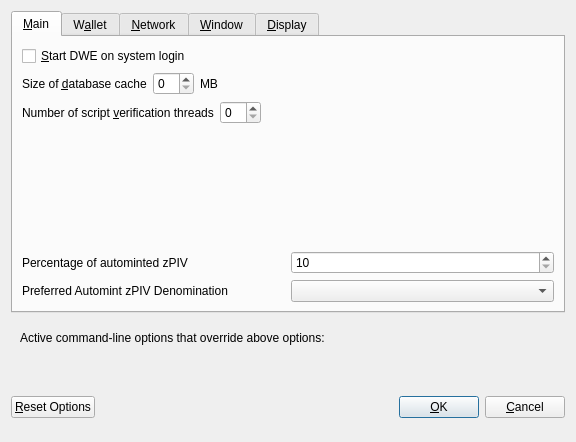
<?xml version="1.0" encoding="UTF-8"?>
<ui version="4.0">
 <class>OptionsDialog</class>
 <widget class="QDialog" name="OptionsDialog">
  <property name="geometry">
   <rect>
    <x>0</x>
    <y>0</y>
    <width>576</width>
    <height>442</height>
   </rect>
  </property>
  <property name="windowTitle">
   <string>Options</string>
  </property>
  <property name="modal">
   <bool>true</bool>
  </property>
  <layout class="QVBoxLayout" name="verticalLayout">
   <item>
    <widget class="QTabWidget" name="tabWidget">
     <property name="currentIndex">
      <number>0</number>
     </property>
     <widget class="QWidget" name="tabMain">
      <attribute name="title">
       <string>&amp;Main</string>
      </attribute>
      <layout class="QVBoxLayout" name="verticalLayout_Main">
       <item>
        <widget class="QCheckBox" name="bitcoinAtStartup">
         <property name="toolTip">
          <string>Automatically start DWE after logging in to the system.</string>
         </property>
         <property name="text">
          <string>&amp;Start DWE on system login</string>
         </property>
        </widget>
       </item>
       <item>
        <layout class="QHBoxLayout" name="horizontalLayout_2_Main">
         <item>
          <widget class="QLabel" name="databaseCacheLabel">
           <property name="text">
            <string>Size of &amp;database cache</string>
           </property>
           <property name="textFormat">
            <enum>Qt::PlainText</enum>
           </property>
           <property name="buddy">
            <cstring>databaseCache</cstring>
           </property>
          </widget>
         </item>
         <item>
          <widget class="QSpinBox" name="databaseCache"/>
         </item>
         <item>
          <widget class="QLabel" name="databaseCacheUnitLabel">
           <property name="text">
            <string>MB</string>
           </property>
           <property name="textFormat">
            <enum>Qt::PlainText</enum>
           </property>
          </widget>
         </item>
         <item>
          <spacer name="horizontalSpacer_2_Main">
           <property name="orientation">
            <enum>Qt::Horizontal</enum>
           </property>
           <property name="sizeHint" stdset="0">
            <size>
             <width>40</width>
             <height>20</height>
            </size>
           </property>
          </spacer>
         </item>
        </layout>
       </item>
       <item>
        <layout class="QHBoxLayout" name="horizontalLayout_3_Main">
         <item>
          <widget class="QLabel" name="threadsScriptVerifLabel">
           <property name="text">
            <string>Number of script &amp;verification threads</string>
           </property>
           <property name="textFormat">
            <enum>Qt::PlainText</enum>
           </property>
           <property name="buddy">
            <cstring>threadsScriptVerif</cstring>
           </property>
          </widget>
         </item>
         <item>
          <widget class="QSpinBox" name="threadsScriptVerif">
           <property name="toolTip">
            <string>(0 = auto, &lt;0 = leave that many cores free)</string>
           </property>
          </widget>
         </item>
         <item>
          <spacer name="horizontalSpacer_3_Main">
           <property name="orientation">
            <enum>Qt::Horizontal</enum>
           </property>
           <property name="sizeHint" stdset="0">
            <size>
             <width>40</width>
             <height>20</height>
            </size>
           </property>
          </spacer>
         </item>
        </layout>
       </item>
       <item>
        <spacer name="verticalSpacer_2">
         <property name="orientation">
          <enum>Qt::Vertical</enum>
         </property>
         <property name="sizeHint" stdset="0">
          <size>
           <width>20</width>
           <height>40</height>
          </size>
         </property>
        </spacer>
       </item>
       <item>
        <layout class="QHBoxLayout" name="horizontalLayout_3">
         <item>
          <widget class="QLabel" name="percentage_label">
           <property name="toolTip">
            <string>Percentage of incoming PIV which get automatically converted to zPIV via Zerocoin Protocol (min: 10%)</string>
           </property>
           <property name="text">
            <string>Percentage of autominted zPIV</string>
           </property>
          </widget>
         </item>
         <item>
          <widget class="QSpinBox" name="zeromintPercentage">
           <property name="minimum">
            <number>10</number>
           </property>
           <property name="maximum">
            <number>100</number>
           </property>
          </widget>
         </item>
        </layout>
       </item>
       <item>
        <layout class="QHBoxLayout" name="horizontalLayout" stretch="0,0">
         <property name="sizeConstraint">
          <enum>QLayout::SetFixedSize</enum>
         </property>
         <item>
          <widget class="QLabel" name="labelPreferredDenom">
           <property name="maximumSize">
            <size>
             <width>16777215</width>
             <height>16777215</height>
            </size>
           </property>
           <property name="toolTip">
            <string>Wait with automatic conversion to Zerocoin until enough PIV for this denomination is available</string>
           </property>
           <property name="text">
            <string>Preferred Automint zPIV Denomination</string>
           </property>
          </widget>
         </item>
         <item>
          <widget class="QComboBox" name="preferredDenom">
           <property name="maximumSize">
            <size>
             <width>16777215</width>
             <height>27</height>
            </size>
           </property>
           <property name="toolTip">
            <string>Wait with automatic conversion to Zerocoin until enough PIV for this denomination is available</string>
           </property>
           <property name="maxVisibleItems">
            <number>9</number>
           </property>
           <property name="maxCount">
            <number>9</number>
           </property>
          </widget>
         </item>
        </layout>
       </item>
      </layout>
     </widget>
     <widget class="QWidget" name="tabWallet">
      <attribute name="title">
       <string>W&amp;allet</string>
      </attribute>
      <layout class="QVBoxLayout" name="verticalLayout_Wallet">
       <item>
        <widget class="QGroupBox" name="groupBox">
         <property name="title">
          <string>Expert</string>
         </property>
         <layout class="QVBoxLayout" name="verticalLayout_2">
          <item>
           <widget class="QCheckBox" name="coinControlFeatures">
            <property name="toolTip">
             <string>Whether to show coin control features or not.</string>
            </property>
            <property name="text">
             <string>Enable coin &amp;control features</string>
            </property>
           </widget>
          </item>
          <item>
           <widget class="QCheckBox" name="showMasternodesTab">
            <property name="toolTip">
             <string>Show additional tab listing all your masternodes in first sub-tab&lt;br/&gt;and all masternodes on the network in second sub-tab.</string>
            </property>
            <property name="text">
             <string>Show Masternodes Tab</string>
            </property>
           </widget>
          </item>
          <item>
           <widget class="QCheckBox" name="spendZeroConfChange">
            <property name="toolTip">
             <string>If you disable the spending of unconfirmed change, the change from a transaction&lt;br/&gt;cannot be used until that transaction has at least one confirmation.&lt;br/&gt;This also affects how your balance is computed.</string>
            </property>
            <property name="text">
             <string>&amp;Spend unconfirmed change</string>
            </property>
           </widget>
          </item>
         </layout>
        </widget>
       </item>
       <item>
        <spacer name="verticalSpacer_Wallet">
         <property name="orientation">
          <enum>Qt::Vertical</enum>
         </property>
         <property name="sizeHint" stdset="0">
          <size>
           <width>20</width>
           <height>40</height>
          </size>
         </property>
        </spacer>
       </item>
      </layout>
     </widget>
     <widget class="QWidget" name="tabNetwork">
      <attribute name="title">
       <string>&amp;Network</string>
      </attribute>
      <layout class="QVBoxLayout" name="verticalLayout_Network">
       <item>
        <widget class="QCheckBox" name="mapPortUpnp">
         <property name="toolTip">
          <string>Automatically open the DWE client port on the router. This only works when your router supports UPnP and it is enabled.</string>
         </property>
         <property name="text">
          <string>Map port using &amp;UPnP</string>
         </property>
        </widget>
       </item>
       <item>
        <widget class="QCheckBox" name="allowIncoming">
         <property name="toolTip">
          <string>Accept connections from outside</string>
         </property>
         <property name="text">
          <string>Allow incoming connections</string>
         </property>
        </widget>
       </item>
       <item>
        <widget class="QCheckBox" name="connectSocks">
         <property name="toolTip">
          <string>Connect to the DWE network through a SOCKS5 proxy.</string>
         </property>
         <property name="text">
          <string>&amp;Connect through SOCKS5 proxy (default proxy):</string>
         </property>
        </widget>
       </item>
       <item>
        <layout class="QHBoxLayout" name="horizontalLayout_1_Network">
         <item>
          <widget class="QLabel" name="proxyIpLabel">
           <property name="text">
            <string>Proxy &amp;IP:</string>
           </property>
           <property name="textFormat">
            <enum>Qt::PlainText</enum>
           </property>
           <property name="buddy">
            <cstring>proxyIp</cstring>
           </property>
          </widget>
         </item>
         <item>
          <widget class="QValidatedLineEdit" name="proxyIp">
           <property name="minimumSize">
            <size>
             <width>140</width>
             <height>0</height>
            </size>
           </property>
           <property name="maximumSize">
            <size>
             <width>140</width>
             <height>16777215</height>
            </size>
           </property>
           <property name="toolTip">
            <string>IP address of the proxy (e.g. IPv4: 127.0.0.1 / IPv6: ::1)</string>
           </property>
          </widget>
         </item>
         <item>
          <widget class="QLabel" name="proxyPortLabel">
           <property name="text">
            <string>&amp;Port:</string>
           </property>
           <property name="textFormat">
            <enum>Qt::PlainText</enum>
           </property>
           <property name="buddy">
            <cstring>proxyPort</cstring>
           </property>
          </widget>
         </item>
         <item>
          <widget class="QLineEdit" name="proxyPort">
           <property name="minimumSize">
            <size>
             <width>55</width>
             <height>0</height>
            </size>
           </property>
           <property name="maximumSize">
            <size>
             <width>55</width>
             <height>16777215</height>
            </size>
           </property>
           <property name="toolTip">
            <string>Port of the proxy (e.g. 9050)</string>
           </property>
          </widget>
         </item>
         <item>
          <spacer name="horizontalSpacer_1_Network">
           <property name="orientation">
            <enum>Qt::Horizontal</enum>
           </property>
           <property name="sizeHint" stdset="0">
            <size>
             <width>40</width>
             <height>20</height>
            </size>
           </property>
          </spacer>
         </item>
        </layout>
       </item>
       <item>
        <spacer name="verticalSpacer_Network">
         <property name="orientation">
          <enum>Qt::Vertical</enum>
         </property>
         <property name="sizeHint" stdset="0">
          <size>
           <width>20</width>
           <height>40</height>
          </size>
         </property>
        </spacer>
       </item>
      </layout>
     </widget>
     <widget class="QWidget" name="tabWindow">
      <attribute name="title">
       <string>&amp;Window</string>
      </attribute>
      <layout class="QVBoxLayout" name="verticalLayout_Window">
       <item>
        <widget class="QCheckBox" name="minimizeToTray">
         <property name="toolTip">
          <string>Show only a tray icon after minimizing the window.</string>
         </property>
         <property name="text">
          <string>&amp;Minimize to the tray instead of the taskbar</string>
         </property>
        </widget>
       </item>
       <item>
        <widget class="QCheckBox" name="minimizeOnClose">
         <property name="toolTip">
          <string>Minimize instead of exit the application when the window is closed. When this option is enabled, the application will be closed only after selecting Quit in the menu.</string>
         </property>
         <property name="text">
          <string>M&amp;inimize on close</string>
         </property>
        </widget>
       </item>
       <item>
        <spacer name="verticalSpacer_Window">
         <property name="orientation">
          <enum>Qt::Vertical</enum>
         </property>
         <property name="sizeHint" stdset="0">
          <size>
           <width>20</width>
           <height>40</height>
          </size>
         </property>
        </spacer>
       </item>
      </layout>
     </widget>
     <widget class="QWidget" name="tabDisplay">
      <attribute name="title">
       <string>&amp;Display</string>
      </attribute>
      <layout class="QVBoxLayout" name="verticalLayout_Display">
       <item>
        <layout class="QHBoxLayout" name="horizontalLayout_1_Display">
         <item>
          <widget class="QLabel" name="langLabel">
           <property name="text">
            <string>User Interface &amp;language:</string>
           </property>
           <property name="textFormat">
            <enum>Qt::PlainText</enum>
           </property>
           <property name="buddy">
            <cstring>lang</cstring>
           </property>
          </widget>
         </item>
         <item>
          <widget class="QValueComboBox" name="lang">
           <property name="toolTip">
            <string>The user interface language can be set here. This setting will take effect after restarting DWE.</string>
           </property>
          </widget>
         </item>
        </layout>
       </item>
       <item>
        <widget class="QLabel" name="label_3">
         <property name="toolTip">
          <string notr="true"/>
         </property>
         <property name="statusTip">
          <string notr="true"/>
         </property>
         <property name="whatsThis">
          <string notr="true"/>
         </property>
         <property name="accessibleName">
          <string notr="true"/>
         </property>
         <property name="text">
          <string>Language missing or translation incomplete? Help contributing translations here:
https://www.transifex.com/dwe-project/dwe-project-translations</string>
         </property>
         <property name="wordWrap">
          <bool>true</bool>
         </property>
         <property name="openExternalLinks">
          <bool>true</bool>
         </property>
         <property name="textInteractionFlags">
          <set>Qt::TextBrowserInteraction</set>
         </property>
        </widget>
       </item>
       <item>
        <layout class="QHBoxLayout" name="horizontalLayout_4_Display" stretch="0,0">
         <item>
          <widget class="QLabel" name="themeLabel">
           <property name="text">
            <string>User Interface Theme:</string>
           </property>
          </widget>
         </item>
         <item>
          <widget class="QValueComboBox" name="theme"/>
         </item>
        </layout>
       </item>
       <item>
        <widget class="Line" name="line">
         <property name="orientation">
          <enum>Qt::Horizontal</enum>
         </property>
        </widget>
       </item>
       <item>
        <layout class="QHBoxLayout" name="horizontalLayout_2_Display">
         <item>
          <widget class="QLabel" name="unitLabel">
           <property name="text">
            <string>&amp;Unit to show amounts in:</string>
           </property>
           <property name="textFormat">
            <enum>Qt::PlainText</enum>
           </property>
           <property name="buddy">
            <cstring>unit</cstring>
           </property>
          </widget>
         </item>
         <item>
          <widget class="QValueComboBox" name="unit">
           <property name="toolTip">
            <string>Choose the default subdivision unit to show in the interface and when sending coins.</string>
           </property>
          </widget>
         </item>
        </layout>
       </item>
       <item>
        <layout class="QHBoxLayout" name="horizontalLayout_5_Display">
         <item>
          <widget class="QLabel" name="digitsLabel">
           <property name="text">
            <string>Decimal digits</string>
           </property>
          </widget>
         </item>
         <item>
          <widget class="QValueComboBox" name="digits"/>
         </item>
        </layout>
       </item>
       <item>
        <layout class="QHBoxLayout" name="horizontalLayout_3_Display">
         <item>
          <widget class="QLabel" name="thirdPartyTxUrlsLabel">
           <property name="toolTip">
            <string>Third party URLs (e.g. a block explorer) that appear in the transactions tab as context menu items. %s in the URL is replaced by transaction hash. Multiple URLs are separated by vertical bar |.</string>
           </property>
           <property name="text">
            <string>Third party transaction URLs</string>
           </property>
           <property name="buddy">
            <cstring>thirdPartyTxUrls</cstring>
           </property>
          </widget>
         </item>
         <item>
          <widget class="QLineEdit" name="thirdPartyTxUrls">
           <property name="toolTip">
            <string>Third party URLs (e.g. a block explorer) that appear in the transactions tab as context menu items. %s in the URL is replaced by transaction hash. Multiple URLs are separated by vertical bar |.</string>
           </property>
          </widget>
         </item>
        </layout>
       </item>
       <item>
        <spacer name="verticalSpacer">
         <property name="orientation">
          <enum>Qt::Vertical</enum>
         </property>
         <property name="sizeHint" stdset="0">
          <size>
           <width>20</width>
           <height>40</height>
          </size>
         </property>
        </spacer>
       </item>
      </layout>
     </widget>
    </widget>
   </item>
   <item>
    <widget class="QFrame" name="frame">
     <layout class="QVBoxLayout" name="verticalLayout_Bottom">
      <item>
       <layout class="QHBoxLayout" name="horizontalLayout_Bottom">
        <item>
         <widget class="QLabel" name="overriddenByCommandLineInfoLabel">
          <property name="text">
           <string>Active command-line options that override above options:</string>
          </property>
          <property name="textFormat">
           <enum>Qt::PlainText</enum>
          </property>
         </widget>
        </item>
        <item>
         <spacer name="horizontalSpacer_Bottom">
          <property name="orientation">
           <enum>Qt::Horizontal</enum>
          </property>
          <property name="sizeHint" stdset="0">
           <size>
            <width>40</width>
            <height>20</height>
           </size>
          </property>
         </spacer>
        </item>
       </layout>
      </item>
      <item>
       <widget class="QLabel" name="overriddenByCommandLineLabel">
        <property name="text">
         <string/>
        </property>
        <property name="textFormat">
         <enum>Qt::PlainText</enum>
        </property>
        <property name="wordWrap">
         <bool>true</bool>
        </property>
       </widget>
      </item>
     </layout>
    </widget>
   </item>
   <item>
    <layout class="QHBoxLayout" name="horizontalLayout_Buttons">
     <item>
      <widget class="QPushButton" name="resetButton">
       <property name="toolTip">
        <string>Reset all client options to default.</string>
       </property>
       <property name="text">
        <string>&amp;Reset Options</string>
       </property>
       <property name="autoDefault">
        <bool>false</bool>
       </property>
      </widget>
     </item>
     <item>
      <spacer name="horizontalSpacer_1">
       <property name="orientation">
        <enum>Qt::Horizontal</enum>
       </property>
       <property name="sizeHint" stdset="0">
        <size>
         <width>40</width>
         <height>48</height>
        </size>
       </property>
      </spacer>
     </item>
     <item>
      <widget class="QLabel" name="statusLabel">
       <property name="minimumSize">
        <size>
         <width>200</width>
         <height>0</height>
        </size>
       </property>
       <property name="font">
        <font>
         <weight>75</weight>
         <bold>true</bold>
        </font>
       </property>
       <property name="text">
        <string/>
       </property>
       <property name="textFormat">
        <enum>Qt::PlainText</enum>
       </property>
       <property name="wordWrap">
        <bool>true</bool>
       </property>
      </widget>
     </item>
     <item>
      <spacer name="horizontalSpacer_2">
       <property name="orientation">
        <enum>Qt::Horizontal</enum>
       </property>
       <property name="sizeHint" stdset="0">
        <size>
         <width>40</width>
         <height>48</height>
        </size>
       </property>
      </spacer>
     </item>
     <item>
      <widget class="QPushButton" name="okButton">
       <property name="text">
        <string>&amp;OK</string>
       </property>
       <property name="autoDefault">
        <bool>false</bool>
       </property>
       <property name="default">
        <bool>true</bool>
       </property>
      </widget>
     </item>
     <item>
      <widget class="QPushButton" name="cancelButton">
       <property name="text">
        <string>&amp;Cancel</string>
       </property>
       <property name="autoDefault">
        <bool>false</bool>
       </property>
      </widget>
     </item>
    </layout>
   </item>
  </layout>
 </widget>
 <customwidgets>
  <customwidget>
   <class>QValidatedLineEdit</class>
   <extends>QLineEdit</extends>
   <header>qvalidatedlineedit.h</header>
  </customwidget>
  <customwidget>
   <class>QValueComboBox</class>
   <extends>QComboBox</extends>
   <header>qvaluecombobox.h</header>
  </customwidget>
 </customwidgets>
 <resources/>
 <connections/>
</ui>
